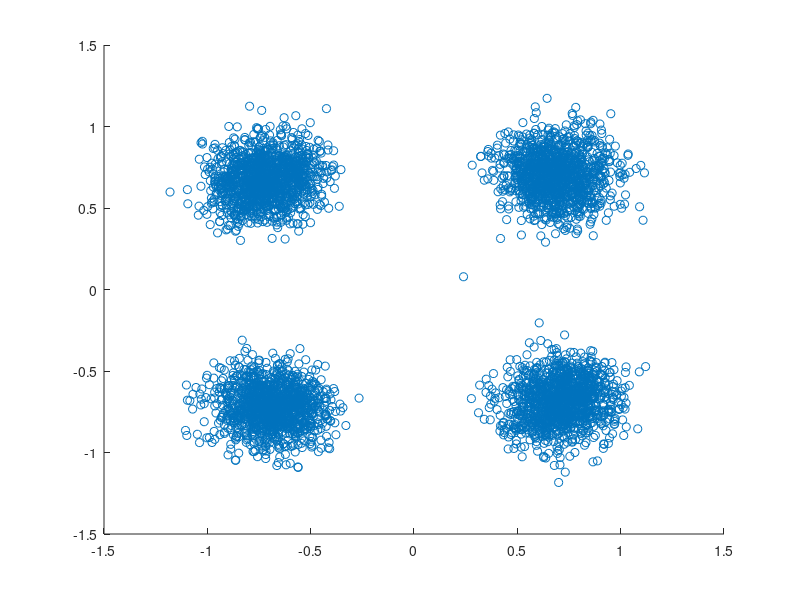

The MATLAB script that drew this image:
load('cleanData.mat');
 
bits = cleanData;
 
% Step 1: Estimate channel magnitude
magnitude_estimate = rms(abs(bits));
 
% Step 2: Divide received signal by estimate of channel magnitude
y_hat = bits./magnitude_estimate;
 
% Step 3: Initialize variables
x_hat = zeros(length(y_hat), 1);

fft_x = fft(y_hat.^4);
x_axis = linspace(0, 2*pi*(length(bits)-1)/length(bits), length(bits));

[max_val, max_index] = max(abs(fft_x));

freq_offset = -1*x_axis(max_index)./4;

theta_hat = -1*angle(fft_x(max_index))./4;

for k = 1:length(y_hat)
    x_hat(k) = y_hat(k).*exp(1i*(freq_offset * (k-1) + theta_hat + 7*pi/4));
end

hold on
% stem(
% plot(real(x_hat), imag(x_hat), 'o');
% plot(real(x_hat(1:400)));

down_x = downsample(x_hat(10:end), 20);

plot(real(down_x), imag(down_x), 'o');
% bits = zeros(2*length(down_x), 1); 

% firstBits = [0, 1, 1, 0, 0, 1, 0, 0, 0, 0, 0, 1, 1, 1, 0, 0];



% plot(real(down_x(1:8)), imag(down_x(1:8)), 'o')
% 
% for m = 1:length(down_x)
%         bits(2*m - 1) = sign(real(down_x(m)));
%         bits(2*m) = sign(imag(down_x(m)));
% end
% 
% for n = 1:length(bits) - 128
%     if sum(bits(n:(n+128))) == 0
%         start_bit = n + 129;
%     end
% end
% 
% bits_to_decode = bits(start_bit:16*floor((length(bits) - start_bit + 1)/16));
% str = char(bin2dec(reshape(char(bits_to_decode+'0'), 16,[]).'));

% for n = 1:16
%     bits_to_decode = bits(n:16*floor((length(bits) - n + 1)/16));
%     str = char(bin2dec(reshape(char(bits_to_decode+'0'), 16,[]).'));
% end



